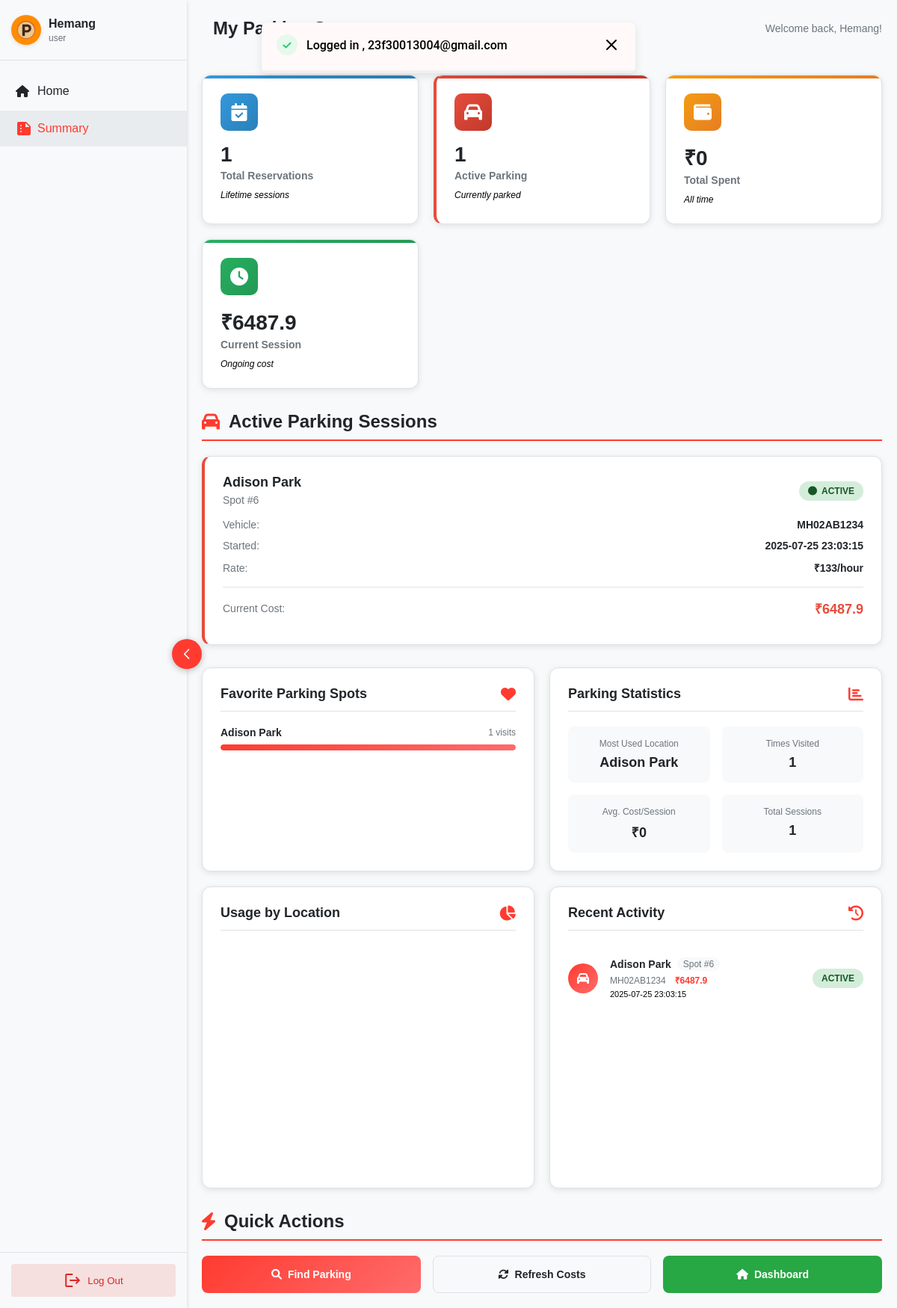
The page /user/summary (signed in) on the database its author committed.
### models/User.py (models this page shows)
class User(Base, UserMixin):
    __tablename__ = 'user'
    id = Column(Integer, primary_key=True, autoincrement=True)
    FullName = Column(String(100), nullable=False)
    address = Column(String(100), nullable=False)
    pincode = Column(String(10), nullable=False)
    password_hash = Column(String(128), nullable=False)
    email = Column(String(100), unique=True, nullable=False)
    reservations = relationship(
        "Reservation",
        back_populates="user",
        cascade="all, delete-orphan",
        lazy="dynamic"
    )

### models/ParkingLot.py (models this page shows, shortened)
class ParkingLot(Base):
    __tablename__ = 'parking_lot'
    id = Column(Integer, primary_key=True)
    uuid = Column(String(36), unique=True, nullable=False)
    location = Column(String(100),nullable=False)
    capacity = Column(Integer, nullable=False)
    price_per_hour = Column(Integer, nullable=False)
    address = Column(String(100), nullable=False)
    pin_code = Column(String(10), nullable=False)
    free_spots = Column(Integer, nullable=False)
    revenue_generated = Column(Integer, default=0)
    admin_id = Column(Integer, ForeignKey('admin.id'), nullable=False)
    admin = relationship("Admin", back_populates="parking_lots")
    parking_spots = relationship("ParkingSpot", back_populates="parking_lot", cascade="all, delete-orphan")
    __table_args__ = (
        CheckConstraint('capacity > 0 AND capacity <= 50', name='check_capacity_range'),
        CheckConstraint('price_per_hour > 0 AND price_per_hour <= 1000', name='check_price_range'),
        CheckConstraint('free_spots >= 0', name='check_free_spots_non_negative'),
        CheckConstraint('free_spots <= capacity', name='check_free_spots_leq_capacity'),
        UniqueConstraint('pin_code', 'location', 'address', name='uq_pin_location_address')
    )

### models/Reservation.py (models this page shows, shortened)
class Reservation(Base):
    __tablename__ = 'reservation'
    id = Column(Integer, primary_key=True, autoincrement=True)
    uuid = Column(String(36), unique=True, nullable=False)
    user_id = Column(Integer, ForeignKey('user.id'), nullable=False)
    parking_spot_id = Column(Integer, ForeignKey('parking_spot.id'), nullable=False)
    vehicle_number = Column(String(20), nullable=False)
    start_time = Column(String(30), nullable=False)
    end_time = Column(String(30), nullable=True)
    status = Column(Integer, nullable=False)
    current_cost = Column(Float, default=0.0)
    user = relationship("User", back_populates="reservations")
    parking_spot = relationship("ParkingSpot", back_populates="reservations")

### routes/user_routes.py (the view)
        def decorated_function(*args, **kwargs):
            if not isinstance(current_user, User):
                session["alert_message"] = "You are not authorized to access that page."
                return redirect(url_for('dashboard'))
            return f(*args, **kwargs)

### templates/user/summary.html (shortened to what this page needs)
<!DOCTYPE html>
<html lang="en">
<head>
    <link rel="stylesheet" href="/static/css/font.css" defer>
    <link rel="stylesheet" href="/static/css/dashboard.css">
    <link rel="stylesheet" href="/static/css/user_summary.css">
    <link rel="stylesheet" href="/static/css/toast.css">
    <link rel="stylesheet" href="https://cdnjs.cloudflare.com/ajax/libs/font-awesome/6.0.0/css/all.min.css">
</head>
<body>
    {% include 'components/notifications/toast.html' %}
    <div class="dashboard-container">
        {% include 'components/navigation/user_sidebar.html' %}
        <div class="main-content">
            <div class="header">
                <div class="rectangle"></div>
                <h1>My Parking Summary</h1>
                <div class="user-greeting">
                    <span>Welcome back, {{ user.FullName.split()[0] }}!</span>
                </div>
            </div>
            <div class="summary-overview">
                <div class="overview-card total-card">
                    <div class="overview-icon">
                        <i class="fas fa-calendar-check"></i>
                    </div>
                    <div class="overview-content">
                        <h3>{{ summary_data.total_reservations }}</h3>
                        <p>Total Reservations</p>
                        <span class="sub-info">Lifetime sessions</span>
                    </div>
                </div>
                <div class="overview-card active-card">
                    <div class="overview-icon">
                        <i class="fas fa-car"></i>
                    </div>
                    <div class="overview-content">
                        <h3>{{ summary_data.active_reservations_count }}</h3>
                        <p>Active Parking</p>
                        <span class="sub-info">Currently parked</span>
                    </div>
                </div>
                <div class="overview-card spent-card">
                    <div class="overview-icon">
                        <i class="fas fa-wallet"></i>
                    </div>
                    <div class="overview-content">
                        <h3>₹{{ summary_data.total_spent }}</h3>
                        <p>Total Spent</p>
                        <span class="sub-info">All time</span>
                    </div>
                </div>
                <div class="overview-card current-card">
                    <div class="overview-icon">
                        <i class="fas fa-clock"></i>
                    </div>
                    <div class="overview-content">
                        <h3>₹{{ summary_data.current_spending }}</h3>
                        <p>Current Session</p>
                        <span class="sub-info">Ongoing cost</span>
                    </div>
                </div>
            </div>
            {% if summary_data.active_reservations %}
            <div class="active-section">
                <h2><i class="fas fa-car"></i> Active Parking Sessions</h2>
                <div class="active-grid">
                    {% for reservation in summary_data.active_reservations %}
                    <div class="active-card">
                        <div class="active-header">
                            <div class="location-info">
                                <h3>{{ reservation.location }}</h3>
                                <span class="spot-number">Spot #{{ reservation.spot_number }}</span>
                            </div>
                            <div class="status-badge active">
                                <i class="fas fa-circle"></i>
                                <span>Active</span>
                            </div>
                        </div>
                        <div class="active-details">
                            <div class="detail-row">
                                <span class="label">Vehicle:</span>
                                <span class="value">{{ reservation.vehicle_number }}</span>
                            </div>
                            <div class="detail-row">
                                <span class="label">Started:</span>
                                <span class="value">{{ reservation.start_time }}</span>
                            </div>
                            <div class="detail-row">
                                <span class="label">Rate:</span>
                                <span class="value">₹{{ reservation.price_per_hour }}/hour</span>
                            </div>
                            <div class="detail-row cost-row">
                                <span class="label">Current Cost:</span>
                                <span class="value cost">₹{{ reservation.current_cost }}</span>
                            </div>
                        </div>
                    </div>
                    {% endfor %}
                </div>
            </div>
            {% endif %}
            <div class="statistics-grid">
                <div class="stat-card">
                    <div class="stat-header">
                        <h3>Favorite Parking Spots</h3>
                        <i class="fas fa-heart"></i>
                    </div>
                    <div class="stat-content">
                        {% for lot in summary_data.favorite_lots[:5] %}
                        <div class="favorite-item">
                            <div class="favorite-info">
                                <span class="location-name">{{ lot.location }}</span>
                                <span class="usage-count">{{ lot.count }} visits</span>
                            </div>
                            <div class="favorite-bar">
                                <div class="favorite-fill" style="width: {{ (lot.count / summary_data.favorite_lots[0].count * 100) | round(1) }}%"></div>
                            </div>
                        </div>
                        {% else %}
                        <div class="no-data">
                            <i class="fas fa-info-circle"></i>
                            <p>No parking history yet</p>
                        </div>
                        {% endfor %}
                    </div>
                </div>
                <div class="stat-card">
                    <div class="stat-header">
                        <h3>Parking Statistics</h3>
                        <i class="fas fa-chart-bar"></i>
                    </div>
                    <div class="stat-content">
                        <div class="stats-grid">
                            <div class="stat-item">
                                <span class="stat-label">Most Used Location</span>
                                <span class="stat-value">{{ summary_data.parking_stats.most_used_location }}</span>
                            </div>
                            <div class="stat-item">
                                <span class="stat-label">Times Visited</span>
                                <span class="stat-value">{{ summary_data.parking_stats.most_used_count }}</span>
                            </div>
                            <div class="stat-item">
                                <span class="stat-label">Avg. Cost/Session</span>
                                <span class="stat-value">₹{{ summary_data.parking_stats.average_cost_per_session }}</span>
                            </div>
                            <div class="stat-item">
                                <span class="stat-label">Total Sessions</span>
                                <span class="stat-value">{{ summary_data.parking_stats.total_parking_sessions }}</span>
                            </div>
                        </div>
                    </div>
                </div>
                <div class="stat-card chart-card">
                    <div class="stat-header">
                        <h3>Usage by Location</h3>
                        <i class="fas fa-chart-pie"></i>
                    </div>
                    <div class="stat-content">
                        {% if summary_data.favorite_lots %}
                        <div id="usageChart"></div>
                        {% else %}
                        <div class="no-data">
                            <i class="fas fa-chart-pie"></i>
                            <p>No usage data available</p>
                        </div>
                        {% endif %}
                    </div>
                </div>
                <div class="stat-card">
                    <div class="stat-header">
                        <h3>Recent Activity</h3>
                        <i class="fas fa-history"></i>
                    </div>
                    <div class="stat-content">
                        <div class="activity-list">
                            {% for activity in summary_data.recent_activities[:5] %}
                            <div class="activity-item">
                                <div class="activity-icon">
                                    <i class="fas {{ activity.icon }}"></i>
                                </div>
                                <div class="activity-info">
                                    <div class="activity-main">
                                        <span class="location">{{ activity.location }}</span>
                                        <span class="spot">Spot #{{ activity.spot_number }}</span>
                                    </div>
                                    <div class="activity-details">
                                        <span class="vehicle">{{ activity.vehicle_number }}</span>
                                        <span class="cost">₹{{ activity.cost }}</span>
                                    </div>
                                    <div class="activity-time">{{ activity.start_time }}</div>
                                </div>
                                <div class="activity-status">
                                    <span class="status-badge {{ activity.status.lower() }}">
                                        {{ activity.status }}
                                    </span>
                                </div>
                            </div>
                            {% else %}
                            <div class="no-data">
                                <i class="fas fa-info-circle"></i>
                                <p>No recent activity</p>
                            </div>
                            {% endfor %}
                        </div>
                    </div>
                </div>
            </div>
            <div class="quick-actions-section">
                <h2><i class="fas fa-bolt"></i> Quick Actions</h2>
                <div class="quick-actions-grid">
                    <a href="/dashboard" class="quick-action-btn primary">
                        <i class="fas fa-search"></i>
                        <span>Find Parking</span>
                    </a>
                    {% if summary_data.active_reservations_count > 0 %}
                    <button class="quick-action-btn secondary" onclick="refreshCosts()">
                        <i class="fas fa-sync-alt"></i>
                        <span>Refresh Costs</span>
                    </button>
                    {% endif %}
                    <a href="/dashboard" class="quick-action-btn tertiary">
                        <i class="fas fa-home"></i>
                        <span>Dashboard</span>
                    </a>
                </div>
            </div>
        </div>
    </div>
</body>
</html>

### templates/components/navigation/user_sidebar.html (shortened to what this page needs)
<link rel="stylesheet" href="/static/css/sidebar.css">
<div class="sidebar " id="sidebar">
    <button class="toggle-btn" id="toggleSidebar" aria-label="Toggle sidebar">
        <i>
            <svg width="24" height="24" viewBox="0 0 24 24" fill="none" xmlns="http://www.w3.org/2000/svg">
                <path d="M9 5L16 12L9 19" stroke="white" stroke-width="2" stroke-linecap="round"
                    stroke-linejoin="round" />
            </svg>
        </i>
    </button>
    <div class="sidebar-header">
        <div class="logo-container">
            <div class="logo">
                <img src="/static/svg/Icon.svg" class="logo-icon" alt="">
            </div>
            <div class="user-info">
                <div class="full-name">{{user.FullName}}</div>
                <div class="user-role">user</div>
            </div>
        </div>
    </div>
    <div class="sidebar-menu">
        <ul>
            <li class= {{ 'active' if request.path == '/dashboard' else '' }}><a href="/dashboard"><i class="fas fa-home"></i> <span>Home</span></a></li>
            <li class= {{ 'active' if request.path == '/user/summary' else '' }}><a href="/user/summary"><i class="material-icons">summarize</i> <span>Summary</span></a></li>
        </ul>
    </div>
    <div class="sidebar-footer">
        <button class="logout-btn" >
            <i class="material-icons">logout</i>
            <span>Log Out</span>
        </button>
    </div>
</div>

### rows shown on the page
User: FullName "Hemang"
ParkingLot: location "Adison Park", parking_stats.most_used_location "Adison Park", location "Adison Park"
Reservation: vehicle_number "MH02AB1234", start_time "2025-07-25 23:03:15", current_cost "6487.9", location "Adison Park", count "1", {{ (lot.count / summary_data.favorite_lots[0].count * 100) | round(1) }} 100.0 (drawn), vehicle_number "MH02AB1234", cost "6487.9", start_time "2025-07-25 23:03:15"

### other values the page prints
{{ success_message }} "Logged in , 23f30013004@gmail.com"
{{ summary_data.total_reservations }} "1"
{{ summary_data.active_reservations_count }} "1"
{{ summary_data.total_spent }} "0"
{{ summary_data.current_spending }} "6487.9"
{{ reservation.spot_number }} "6"
{{ reservation.price_per_hour }} "133"
{{ summary_data.parking_stats.most_used_count }} "1"
{{ summary_data.parking_stats.average_cost_per_session }} "0"
{{ summary_data.parking_stats.total_parking_sessions }} "1"
{{ activity.spot_number }} "6"
{{ activity.status }} "ACTIVE"
